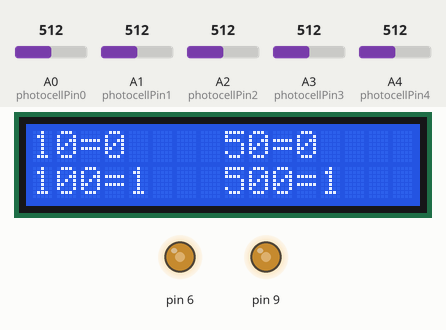
This sketch was run on a simulated Arduino Uno, built with avr-gcc and run on an emulated ATmega328P. Shown: 16×2 character LCD, output pins drawn as LEDs (lit = HIGH). The test bench sets the inputs (shaded band); at power-on: A2 (photocellPin2) = 512, A0 (photocellPin0) = 512, A4 (photocellPin4) = 512, A1 (photocellPin1) = 512, A3 (photocellPin3) = 512.

Above: at 6.6 s.
6.7 s: A2 (photocellPin2) set to 455
At 8.2 s:
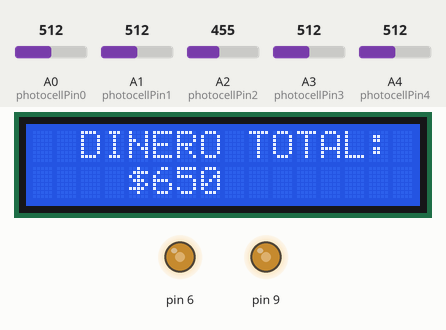
9.7 s: A0 (photocellPin0) set to 355
At 11.7 s:
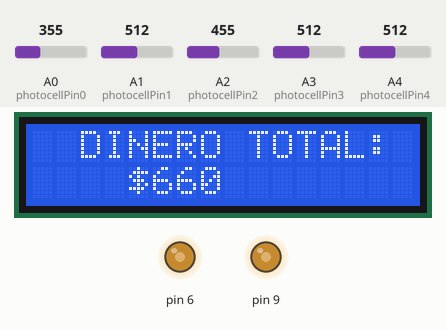
12.7 s: A4 (photocellPin4) set to 355
At 14.0 s:
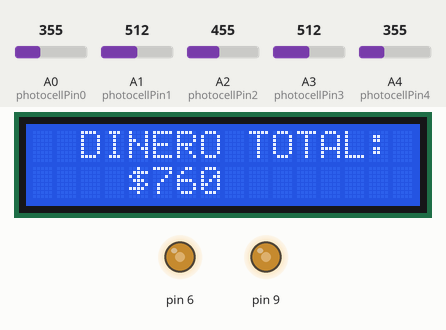
Timing chart, 0 to 15.7 s (numbered marks = the images above; inputs shaded):
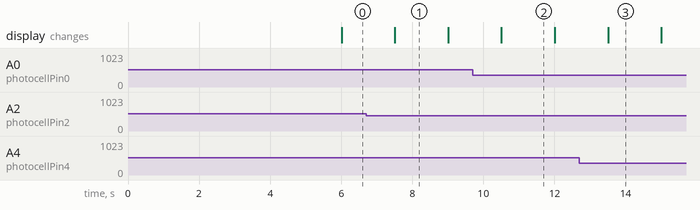

The sketch:

coin-sorter-counter.ino
```cpp
#include <LiquidCrystal.h>

// initialize the library by associating any needed LCD interface pin
// with the arduino pin number it is connected to
const int rs = 12, en = 11, d4 = 5, d5 = 4, d6 = 3, d7 = 2;


LiquidCrystal lcd(rs, en, d4, d5, d6, d7);


bool debug = false;
int displayTimeMilis = 3000;
bool starting = true;


int lightUmbral0 = 365;
int lightUmbral1 = 855;
int lightUmbral2 = 465;
int lightUmbral3 = 840;
int lightUmbral4 = 365;

int coinNumber0 = 0;          // moneda 10
bool coinPassing0= false;
int coinNumber1 = 0;          // moneda 100N
bool coinPassing1= false;
int coinNumber2 = 0;          // moneda 50
bool coinPassing2= false;
int coinNumber3 = 0;          // moneda 500
bool coinPassing3= false;
int coinNumber4 = 0;          // moneda 100
bool coinPassing4= false;

int tempNumber100 = 0;
int tempTotalMoney = 0;
bool showingCount = false;

int photocellPin0 = 0;     // 10
int photocellReading0;     // 10
int photocellPin1 = 1;     // 100N
int photocellReading1;     // 100N
int photocellPin2 = 2;     // 50
int photocellReading2;     // 50
int photocellPin3 = 3;     // 500
int photocellReading3;     // 500
int photocellPin4 = 4;     // 100
int photocellReading4;     // 100

void setup() {
  analogWrite(6, 128);  // display
  analogWrite(9, 128);  // display
  // set up the LCD's number of columns and rows:
  lcd.begin(16, 2);
  // Print a message to the LCD.
  lcd.setCursor(3, 0); // columna, fila
  lcd.print("Iniciando...");


  digitalWrite(1, HIGH);  // luz
  //Serial.begin(9600);


  delay(1000);        // TIEMPO DE ESPERA INICIAL

}

void loop() {
  // set the cursor to column 0, line 1
  // (note: line 1 is the second row, since counting begins with 0):


   if (starting){

    photocellReading0 = analogRead(photocellPin0);
    photocellReading1 = analogRead(photocellPin1);
    photocellReading2 = analogRead(photocellPin2);
    photocellReading3 = analogRead(photocellPin3);
    photocellReading4 = analogRead(photocellPin4);

    delay(2000);        // TIEMPO DE ESPERA INICIAL

    photocellReading0 = analogRead(photocellPin0);
    photocellReading1 = analogRead(photocellPin1);
    photocellReading2 = analogRead(photocellPin2);
    photocellReading3 = analogRead(photocellPin3);
    photocellReading4 = analogRead(photocellPin4);

    delay(2000);        // TIEMPO DE ESPERA INICIAL

    coinNumber0 = 0;          // moneda 10
    coinPassing0= false;
    coinNumber1 = 0;          // moneda 50
    coinPassing1= false;
    coinNumber2 = 0;          // moneda 100N
    coinPassing2= false;
    coinNumber3 = 0;          // moneda 500
    coinPassing3= false;
    coinNumber4 = 0;          // moneda 100
    coinPassing4= false;

    starting = false;


  }


  lcd.setCursor(0, 1);
  // print the number of seconds since reset:

  photocellReading0 = analogRead(photocellPin0);
  photocellReading1 = analogRead(photocellPin1);
  photocellReading2 = analogRead(photocellPin2);
  photocellReading3 = analogRead(photocellPin3);
  photocellReading4 = analogRead(photocellPin4);


  if(photocellReading0 >= lightUmbral0){

      coinPassing0 = false;

  }


  if(photocellReading0 < lightUmbral0 && !coinPassing0){

    coinPassing0 = true;
    coinNumber0++;

  }


  if(photocellReading1 >= lightUmbral1){

      coinPassing1 = false;

   }


  if(photocellReading1 < lightUmbral1 && !coinPassing1){

    coinPassing1 = true;
    coinNumber1++;

  }

  if(photocellReading2 >= lightUmbral2){

      coinPassing2 = false;

   }


  if(photocellReading2 < lightUmbral2 && !coinPassing2){

    coinPassing2 = true;
    coinNumber2++;

  }

  if(photocellReading3 >= lightUmbral3){

      coinPassing3 = false;

   }


  if(photocellReading3 < lightUmbral3 && !coinPassing3){

    coinPassing3 = true;
    coinNumber3++;

  }


  if(photocellReading4 >= lightUmbral4){

      coinPassing4 = false;

   }


  if(photocellReading4 < lightUmbral4 && !coinPassing4){

    coinPassing4 = true;
    coinNumber4++;

  }


  if(debug){


        // LIMPIAR LCD
    lcd.setCursor(0, 0);
    lcd.print("                ");
    lcd.setCursor(0, 1);
    lcd.print("                ");
    // end LIMPIAR LCD


    lcd.setCursor(0, 0); // columna, fila
    lcd.print(photocellReading0);

    lcd.setCursor(5, 0); // columna, fila
    lcd.print(photocellReading1);

    lcd.setCursor(10, 0); // columna, fila
    lcd.print(photocellReading2);

    lcd.setCursor(0, 1); // columna, fila
    lcd.print(photocellReading3);

    lcd.setCursor(5, 1); // columna, fila
    lcd.print(photocellReading4);

    delay(500);


  }

  else if(!showingCount && millis()%displayTimeMilis<displayTimeMilis/2){

    showingCount = true;

      // LIMPIAR LCD
    lcd.setCursor(0, 0);
    lcd.print("                ");
    lcd.setCursor(0, 1);
    lcd.print("                ");
    // end LIMPIAR LCD

    lcd.setCursor(0, 0); // columna, fila
    lcd.print("10=");
    lcd.setCursor(3, 0);
    lcd.print(coinNumber0);

    lcd.setCursor(8, 0); // columna, fila
    lcd.print("50=");
    lcd.setCursor(11, 0);
    lcd.print(coinNumber2);

    lcd.setCursor(0, 1); // columna, fila
    lcd.print("100=");
    lcd.setCursor(4, 1);
    tempNumber100 = coinNumber1+coinNumber4;
    lcd.print(tempNumber100);

    lcd.setCursor(8, 1); // columna, fila
    lcd.print("500=");
    lcd.setCursor(12, 1);
    lcd.print(coinNumber3);

  } else if(showingCount && millis()%displayTimeMilis>=displayTimeMilis/2){


    showingCount = false;

      // LIMPIAR LCD
    lcd.setCursor(0, 0);
    lcd.print("                ");
    lcd.setCursor(0, 1);
    lcd.print("                ");
    // end LIMPIAR LCD


    lcd.setCursor(2, 0); // columna, fila
    lcd.print("DINERO TOTAL:");


    tempTotalMoney = (coinNumber0*10)+(coinNumber2*50)+(coinNumber1*100)+(coinNumber3*500)+(coinNumber4*100);

    lcd.setCursor(4, 1);
    lcd.print("$");
    lcd.setCursor(5, 1); // columna, fila
    lcd.print(tempTotalMoney);

    }


  //Serial.print("Analog reading = ");
  //Serial.println(photocellReading);

    //Serial.print("pin0=");
    //Serial.println(photocellReading0);
    //Serial.print("pin1=");
    //Serial.println(photocellReading1);
    //Serial.print("pin2=");
    //Serial.println(photocellReading2);
    //Serial.print("pin3=");
    //Serial.println(photocellReading3);
    //Serial.print("pin4=");
    //Serial.println(photocellReading4);

 // delay(1);
}
```

Measured:
- after the input at 6.7 s, the display: changes after 0.81 s (image 1)
- after the input at 9.7 s, the display: changes after 0.81 s (image 2)
- after the input at 12.7 s, the display: changes after 0.81 s (image 3)
- what the display in image 1 shows lasts 1.5 s, from 7.5 s to 9.0 s
